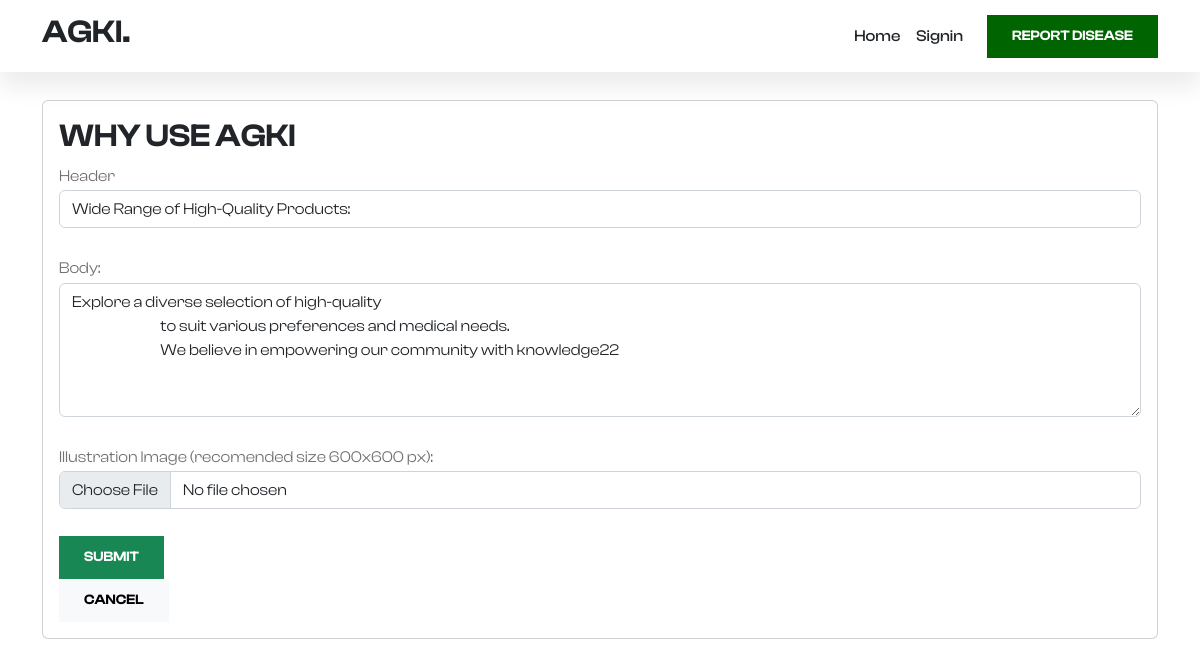
The app's page /whyuseagkiedit/1/ with its own data.
### app/models.py (models this page shows, shortened)
class WhyUseAgki(models.Model):
    header = models.CharField(max_length=50)
    body = models.CharField(max_length=500)
    image = models.ImageField(upload_to ='media/',blank=True,null=True)

### app/views.py (the view)
# urls.py: path('whyuseagkiedit/<str:pk>/', views.whyuseagkiedit,name='whyuseagkiedit'),
def whyuseagkiedit(request,pk):
    s = WhyUseAgki.objects.get(pk=pk)
    form = WhyUseAgkiForm(instance=s)
    if request.method=='POST':
        form = WhyUseAgkiForm(request.POST,request.FILES,instance=s)
        if form.is_valid():
            form.save()
            return redirect('index')
    context = {
            'form':form,
            's':s
         }
    return render(request,'app/whyuseagkiedit.html',context)

### app/forms.py
class WhyUseAgkiForm(forms.ModelForm):
    class Meta:
        model = WhyUseAgki
        fields = ['header','body','image']

### app/templates/app/whyuseagkiedit.html (shortened to what this page needs)
{% load static %}
{% load i18n %}
<!doctype html>
<html lang="en">
<head>
    <link rel="stylesheet" href="https://cdn.jsdelivr.net/npm/bootstrap@5.2.0/dist/css/bootstrap.min.css">
    <link href="https://cdn.jsdelivr.net/npm/remixicon@2.5.0/fonts/remixicon.css" rel="stylesheet">
    <link rel="stylesheet" href="https://cdn.jsdelivr.net/npm/@fancyapps/ui@4.0/dist/fancybox.css">
    <link rel="stylesheet" href="https://unpkg.com/aos@next/dist/aos.css" />
    <link rel="stylesheet" href="{% static 'app/css/index.css' %}">
</head>
<body data-bs-spy="scroll" data-bs-target=".navbar">
    <nav class="navbar navbar-expand-lg bg-white sticky-top">
        <div class="container">
            <a class="navbar-brand" href="{% url 'index' %}">
                <h2>AGKI.</h2>
            </a>
            <div class="collapse navbar-collapse" id="navbarNav">
                <ul class="navbar-nav ms-auto">
                    <li class="nav-item">
                        <a class="nav-link" href="{% url 'index' %}">Home</a>
                    </li>
                    {% if user.is_authenticated %}
                    <li class="nav-item">
                        <a class="nav-link" href="{% url 'signout' %}">Signout</a>
                    </li>
                    {% else %}
                    <li class="nav-item">
                        <a class="nav-link" href="{% url 'signin' %}">Signin</a>
                    </li>
                    {% endif %}
                </ul>
                <a href="{% url 'sickinfo' %}" class="btn btn-brand ms-lg-3">Report Disease</a>
            </div>
        </div>
    </nav>
    <div class="container">
        <br>
      <div class="col-12 grid-margin stretch-card">
          <div class="card">
              <div class="card-body">
                  <h2 class="card-title">WHY USE AGKI </h2>
                  <form class="forms-sample" method='POST' enctype="multipart/form-data">
                    <div class="form-group">
                      <label for="name">Header</label>
                      <input type="text" class="form-control" name="header" value="{{s.header}}">
                    </div>
                    <br>
                      <div class="form-group">
                        <label for="gender">Body:</label>
                        <textarea class="form-control" name="body" rows="5">{{s.body}}</textarea>
                      </div>
                    <br>
                    <div class="form-group">
                        <label for="image">Illustration Image (recomended size 600x600 px):</label>
                        <input type="file" class="form-control" name="image" >
                        <br>
                      </div>
                    <button type="submit" class="btn btn-success mr-2">Submit</button>
                  </form>
                  <button class="btn btn-light" onclick="goBack()">Cancel</button>
              </div>
          </div>
      </div>
      </div>
</body>
</html>

### app/static/app/css/index.css (style rules this page uses)
:root { --c-dark: #212529; --c-brand: darkgreen; --c-brand-light: #4e8b57; --c-brand-rgb: 46, 139, 87; --c-body: #727272; --font-base: "ClashDisplay", sans-serif; --box-shadow: 0px 15px 25px rgba(0,0,0,0.08); --transition: all 0.5s ease; }
body { font-family: var(--font-base); line-height: 1.7; color: var(--c-body); }
h1, h2, h3,h4, h5, h6, .h1, .h2, .h3, .h4, .h5, .h6 { font-weight: 600; color: var(--c-dark); }
a { text-decoration: none; color: var(--c-brand); transition: var(--transition); }
.navbar { box-shadow: var(--box-shadow); }
.navbar-nav .nav-link { font-weight: 500; color: var(--c-dark); }
.btn { font-weight: 600; font-size: 14px; text-transform: uppercase; border-radius: 0; padding: 10px 24px; }
.btn-brand { background-color: var(--c-brand); border-color: var(--c-brand); color: white; }

### records on screen
WhyUseAgki: header "Wide Range of High-Quality Products:", body "Explore a diverse selection of high-quality to suit various preferences and medical needs. We believe in empowering our community with knowledge22"
